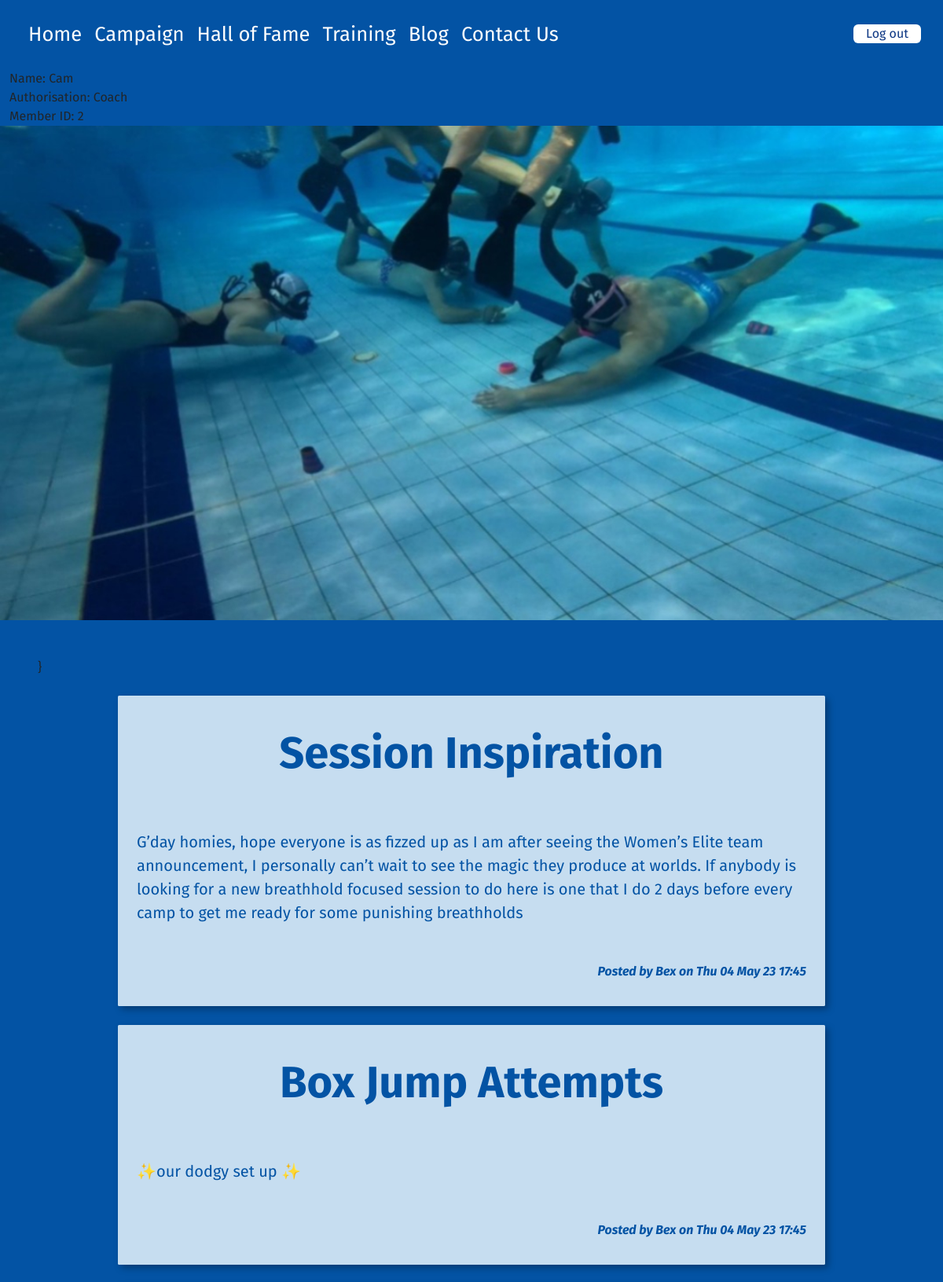
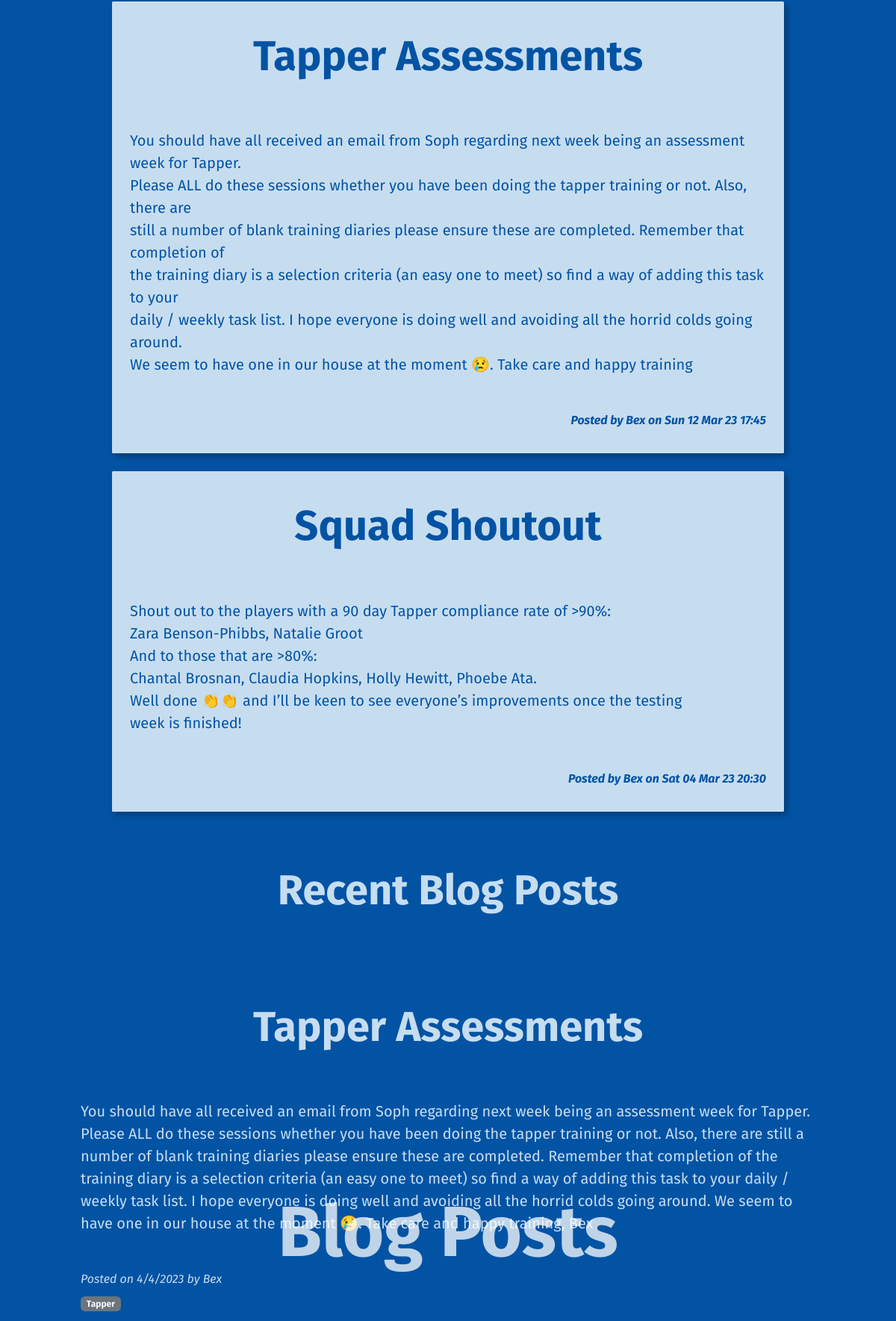
The page /blog (signed in, upper part) on the database its author committed (2 pictures, top to bottom).
### tables this page shows
CREATE TABLE member(
    member_id integer primary key autoincrement not null,
    name text not null,
    email text not null unique,
    password text not null,
    authorisation text not null
);

CREATE TABLE blog(
    blog_id integer primary key autoincrement not null,
    title text not null unique,
    content text not null unique,
    date not null,
    member_id integer not null,
    picture text,
    foreign key(member_id) references member(member_id)
);

### server.py (the view)
@app.route('/blog')
def blog():
    sql = """ select blog.blog_id, blog.title, blog.content, blog.date, blog.picture, member.name
        from blog
        join member on blog.member_id= member.member_id
        order by blog.date desc;
        """
    result_blog = run_search_query_tuples(sql, (), db_path, True)
    print(result_blog)
    sql = """select comments.comment_id, comments.content, comments.date, member.name,  blog.blog_id
    from comments
    join member on comments.member_id = member.member_id
    join blog on comments.blog_id = blog.blog_id
    order by comments.date desc;
    """
    result_comment = run_search_query_tuples(sql, (), db_path, True)
    print(result_comment)
    return render_template("blog.html", blog=result_blog, comments=result_comment)

### db_function.py (called while the page is built)
def run_search_query_tuples(sql_query, values_tuple, file_path, rowfactory=False):
    result = None
    try:
        db = sqlite3.connect(file_path)
        if rowfactory:
            db.row_factory = sqlite3.Row
        cursor = db.cursor()
        cursor.execute(sql_query, values_tuple)
        result = cursor.fetchall()
        cursor.close()
    except sqlite3.Error as error:
        print("Error running search query tuples: {}".format(error))
        return None
    db.close()
    if result is None:
        print("No search values were found")
    return result

### server.py (called while the page is built)
@app.template_filter()
def date(sqlite_dt):
    x = datetime.strptime(sqlite_dt, '%Y-%m-%d %H:%M:%S')
    return x.strftime('%a %d %b %y %H:%M')

### templates/blog.html (shortened to what this page needs)
{% extends "layout.html" %}
{% block banner %}
<img src="static/images/coverimage_1.jpeg" alt="Front Banner" class="d-block" style="width:100%;">
    <div class="hero"><h1> Blog Posts  </h1>
    </div>
{% endblock %}
{% block content %}
<div class="container-fluid p-5" style="background-color: rgb(3,83,164);">
    }
    {% for row in blog %}
        <div class="news p-4 my-4">
            <h1 class="py-3" style="color:rgb(3,83,164);"> {{ row['title'] }}</h1>
            <p class="news-text fs-5 my-5" style="color:rgb(3,83,164);">{{row['content'] | replace("\n", "<br>") | safe }}</p>
            <div class="news-meta fst-italic mb-2" style="color: rgb(3,83,164);">Posted by {{row['name']}} on {{row['date'] | date }} </div>
        </div>
    {% endfor %}
    <div class="container-fluid" style="background-color: rgb(3,83,164);">
        <h1 style="color:rgb(198,221,240);" class="py-5 fw-bolder mb-1"> Recent Blog Posts </h1>
    <div class="container-sm p-5">
        <article>
            <header class="mb-4">
                <h1 class="py-3" style="color:rgb(198,221,240);">Tapper Assessments</h1>
            </header>
        </article>
        <section class="mb-5">
            <p class="fs-5 my-5" style="color: rgb(198,221,240);">You should have all received an email from Soph regarding next week being an assessment week for Tapper.
            Please ALL do these sessions whether you have been doing the tapper training or not. Also, there  are
            still a number of blank training diaries please ensure these are completed.  Remember that completion of
            the training diary is a selection criteria (an easy one to meet) so find a way of adding this task to your
            daily / weekly task list. I hope everyone is doing well and avoiding all the horrid colds going around.
            We seem to have one in our house at the moment 😢. Take care and happy training, Bex
            </p>
            <div class="fst-italic mb-2" style="color: rgb(198,221,240);">Posted on 4/4/2023 by Bex</div>
            <a class="badge bg-secondary text-decoration-none link-light" href="">Tapper</a>
                    <section class="py-4">
            </section>
        </section>
    </div>
</div>
</div>
{% endblock %}

### templates/layout.html (shortened to what this page needs)
<!DOCTYPE html>
<html lang="en">
<head>
<link href="https://cdn.jsdelivr.net/npm/bootstrap@5.2.3/dist/css/bootstrap.min.css" rel="stylesheet">
<link rel="stylesheet" href="static/styles.css">
</head>
<body>
    <div class="container-fluid">
        <nav class="navbar navbar-expand-lg px-3 py-1 ">
            <div class="collapse navbar-collapse" id="collapsibleNavbar">
              <ul class="navbar-nav">
                <li class="nav-item">
                  <a class="nav-link" href="{{ url_for('index') }}">Home</a>
                </li>
                <li class="nav-item">
                  <a class="nav-link" href="{{ url_for('campaign') }}">Campaign</a>
                </li>
                <li class="nav-item">
                  <a class="nav-link" href="{{ url_for('halloffame') }}">Hall of Fame</a>
                </li>
                <li class="nav-item">
                  <a class="nav-link" href="{{ url_for('training') }}">Training</a>
                </li>
                  <li class="nav-item">
                  <a class="nav-link" href="{{ url_for('blog') }}">Blog</a>
                </li>
                <li class="nav-item">
                  <a class="nav-link" href="{{ url_for('contact') }}">Contact Us</a>
                </li>
              </ul>
                <div class="ms-auto">
                    {% if session %}
                        <a class="nav-link btn btn-outline" href="{{ url_for('logout') }}">Log out</a>
                    {% else %}
                        <a class="nav-link btn btn-outline" href="{{ url_for('login') }}">Sign up</a>
                        <a class="nav-link btn btn-outline" href="{{ url_for('login') }}">Log in</a>
                    {% endif %}
                </div>
            </div>
        </nav>
        {% if session %}
            <div class="session"> Name: {{ session['name'] }} <br>
                Authorisation: {{ session['authorisation'] }} <br>
                Member ID: {{ session['member_id'] }}</div>
        {% endif %}
    </div>
{% block banner %}
{% endblock %}
{% block content %}
{% endblock %}
</body>
</html>

### static/styles.css (style rules this page uses)
:root { --brand-light: rgb(198,221,240); --brand-blue: rgb(3,83,164); --brand-medium: rgb(0,109,170); --brand-deep: rgb(12,54,131); --brand-light: rgb(110,169,216); }
body { background-color: var(--brand-blue); font-family: 'Fira sans', sans-serif; font-size: 100%; }
p { font-size: 1.6em; }
h1 { font-size: 3.5em; border: 0px solid red; padding:0; overflow: hidden; color: rgb(255,255,255,0.75); font-weight: bold; display: table; white-space: nowrap; margin: 0em; text-align: center; }
h1:before, h1:after { border-top: 3px rgb(255,255,255,0.75); content: ''; display: table-cell; position: relative; top: 0.65em; width: 50%; }
h1:before { right: 3%; }
h1:after { left: 3%; }
.hero { position: absolute; text-align: center; top: 50%; left: 50%; transform: translate(-50%, -50%); font-size: 1.7em; }
.navbar { border-bottom: 1px var(--brand-deep); }
.nav-link { font-size: 1em; color: white; }
.btn { color: var(--brand-deep); background-color: white; }
.btn-outline { border: 1px var(--brand-deep); padding: 0 1em; margin-bottom: 0.1em; }
ul { border: 0px solid red; margin: 0em 0.1em 0.1em 0; padding: 0.5em; text-align: left; font-size: 1.6em; color: white; font-weight: 400; }
.news { max-width: 900px; margin: auto; background-color: rgb(198,221,240); border-radius: 0.1em; filter: drop-shadow(0.25em 0.25em 0.25em rgba(0,0,0,0.3)); }
.news-text { font-size: 1.7em; }
.news-meta { text-align: end; font-weight: bold; }
.news-text { font-size: 1.4em; }
.news-meta { text-align: end; }

### rows shown on the page
member: authorisation "Coach"
blog: title "Session Inspiration", content "G’day homies, hope everyone is as fizzed up as I am after seeing the Women’s Elite team announcement, I personally can’t wait to see the magic they produce at worlds. If anybody is looking for a new breathhold focused session to do here is one that I do 2 days before every camp to get me ready for some punishing breathholds", name "Bex", date "Thu 04 May 23 17:45"
blog: title "Box Jump Attempts", content "✨our dodgy set up ✨", name "Bex", date "Thu 04 May 23 17:45"
blog: title "Tapper Assessments", content "You should have all received an email from Soph regarding next week being an assessment week for Tapper. Please ALL do these sessions whether you have been doing the tapper training or not. Also, there are still a number of blank training diaries please ensure these are completed. Remember that completion of the training diary is a selection criteria (an easy one to meet) so find a way of adding this task to your daily / weekly task list. I hope everyone is doing well and avoiding all the horrid colds going around. We seem to have one in our house at the moment 😢. Take care and happy training", name "Bex", date "Sun 12 Mar 23 17:45"
blog: title "Squad Shoutout", content "Shout out to the players with a 90 day Tapper compliance rate of >90%: Zara Benson-Phibbs, Natalie Groot And to those that are >80%: Chantal Brosnan, Claudia Hopkins, Holly Hewitt, Phoebe Ata. Well done 👏👏 and I’ll be keen to see everyone’s improvements once the testing week is finished!", name "Bex", date "Sat 04 Mar 23 20:30"

### other values the page prints
{{ session['name'] }} "Cam"
{{ session['member_id'] }} "2"
